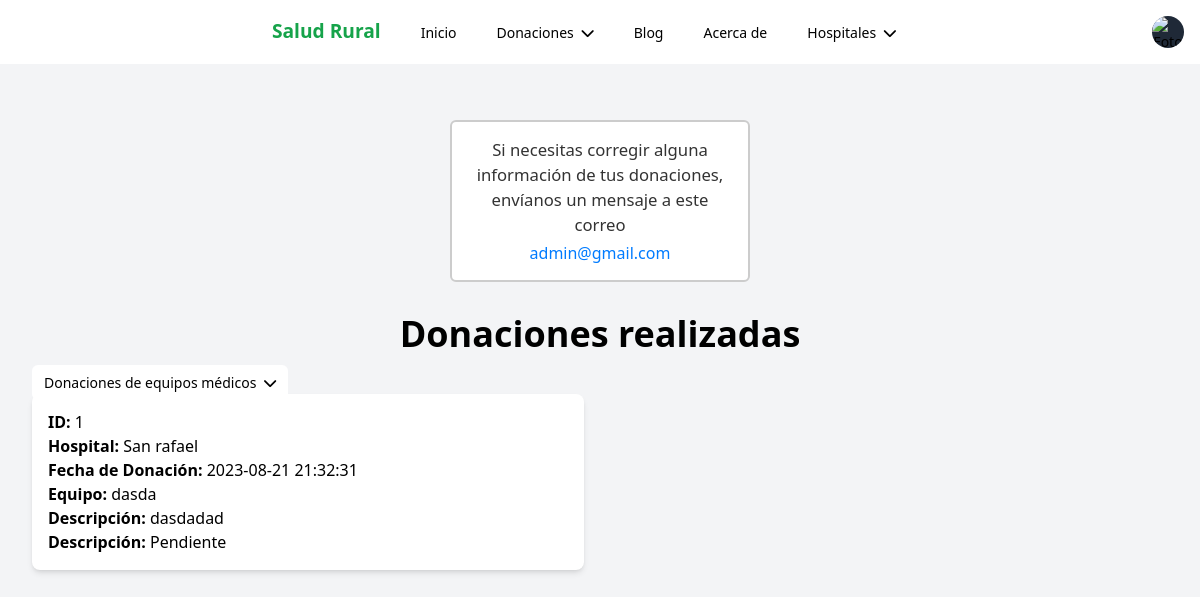
Screenshot of /donaciones-reali3.php (signed in) with the database file from the repository.
### tables this page shows
CREATE TABLE `equipo` (
  `id_donacion` int(11) NOT NULL,
  `id_hospital` int(11) DEFAULT NULL,
  `id_usuario` int(11) DEFAULT NULL,
  `nombre` varchar(100) NOT NULL,
  `correo` varchar(100) NOT NULL,
  `telefono` varchar(100) NOT NULL,
  `fecha` datetime NOT NULL,
  `equipo` varchar(100) NOT NULL,
  `cantidad` varchar(100) NOT NULL,
  `estado` varchar(50) DEFAULT 'Pendiente',
  `descripcion` text NOT NULL
);

CREATE TABLE `hospitales` (
  `id` int(11) NOT NULL,
  `nombre` varchar(70) NOT NULL,
  `descripcion` text NOT NULL,
  `lugar` text NOT NULL,
  `foto_hospital` blob DEFAULT NULL
);

### HTML/mostra-imagen.php (called while the page is built, shortened)
<?php
include_once 'db_connection.php';
if (isset($_SESSION['id'])) {
    $idUsuario = $_SESSION['id'];
    $consulta = "SELECT * FROM registro WHERE id = $idUsuario";
    $resultado = $conn->query($consulta);
    if ($resultado->num_rows > 0) {
        $usuario = $resultado->fetch_assoc();
        $imagen_predeterminada = "https://images.unsplash.com/photo-1472099645785-5658abf4ff4e?ixlib=rb-1.2.1&ixid=eyJhcHBfaWQiOjEyMDd9&auto=format&fit=facearea&facepad=2&w=256&h=256&q=80";
    }
} else {
    header("Location: iniciar_sesion.php");
    exit();
}
?>

### HTML/donaciones-reali3.php (the view, shortened to what this page needs)
<!DOCTYPE html>
<html>
<head>
    <script src="https://cdn.tailwindcss.com"></script>
    <link rel="stylesheet" href="https://cdnjs.cloudflare.com/ajax/libs/font-awesome/6.0.0-beta3/css/all.min.css">
</head>
<body class="bg-gray-100">
<nav class="bg-white p-4  w-full z-10 fixed">
        <div class="flex justify-between items-center">
            <ul class="flex space-x-4">
            <li><a href="Index.php" class="text-green-600 hover:bg-blue-600 hover:text-white rounded-md px-3 py-2 text-sm font-medium" style="font-size: 1.20em; font-weight: bold;" aria-current="page">Salud Rural</a></li>
                <li><a href="Index.php" class="text-black hover:bg-blue-600 hover:text-white rounded-md px-3 py-2 text-sm font-medium" aria-current="page">Inicio</a></li>
                <li class="relative">
                    <a href="#" class="text-black hover:bg-blue-600 hover:text-white rounded-md px-3 py-2 text-sm font-medium" id="donaciones-menu">
                        <span>Donaciones</span>
                        <i class="fas fa-chevron-down ml-1"></i>
                    </a>
                </li>
                <li><a href="blog.php" class="text-black hover:bg-blue-600 hover:text-white rounded-md px-3 py-2 text-sm font-medium">Blog</a></li>
                <li><a href="AcercaDe.php" class="text-black hover:bg-blue-600 hover:text-white rounded-md px-3 py-2 text-sm font-medium">Acerca de</a></li>
                <li class="relative">
                    <a href="#" class="text-black hover:bg-blue-600 hover:text-white rounded-md px-3 py-2 text-sm font-medium" id="hospitales-menu">
                        <span>Hospitales</span>
                        <i class="fas fa-chevron-down ml-1"></i>
                    </a>
                </li>
            </ul>
            <div class="relative">
                <button type="button" class="relative flex rounded-full bg-gray-800 text-sm focus:outline-none focus:ring-2 focus:ring-white focus:ring-offset-2 focus:ring-offset-gray-800" id="user-menu-button" aria-expanded="false" aria-haspopup="true">
                    <span class="absolute -inset-1.5"></span>
                    <?php include 'mostra-imagen.php'; ?>
                    <img src="<?php echo ($usuario['foto_perfil'] != '') ? $usuario['foto_perfil'] : $imagen_predeterminada; ?>" alt="Foto de perfil"  class="rounded-full h-8 w-8">
                </button>
            </div>
    </nav></br></br></br></br></br>
    <div class="cuadro">
        <p class="mensaje">Si necesitas corregir alguna información de tus donaciones, envíanos un mensaje a este correo</p>
        <a class="correo" href="mailto:admin@gmail.com">admin@gmail.com</a>
    </div>
    <div class="w-full max-w-mn p-8  mx-auto p-4">
        <h1 class="text-4xl font-bold mb-4 text-center">Donaciones realizadas</h1>
        <ul class="flex space-x-4 ">
                <li class="relative">
                    <a href="#" class="bg-white text-black hover:bg-blue-600 hover:text-white rounded-md px-3 py-2 text-sm font-medium" id="donaciones-menu-cate">
                        <span>Donaciones de equipos médicos</span>
                        <i class="fas fa-chevron-down ml-1"></i>
                    </a>
                </li>
        </ul>
        <?php
            $servername = "localhost";
            $username = "root";
            $password = "";
            $dbname = "saludrural";
            $conn = new mysqli($servername, $username, $password, $dbname);
            $usuarioId = $_SESSION['usuario_id'];
            $sql = "SELECT * FROM equipo WHERE id_usuario = $usuarioId";
            $resultado = $conn->query($sql);
            if ($resultado === false) {
                echo "Error en la consulta: " . $conn->error;
            } else {
                if ($resultado->num_rows > 0) {
                    echo '<div class="grid grid-cols-2 gap-8">';
                    while ($donacion = $resultado->fetch_assoc()) {
                        echo '<div class="bg-white p-4 rounded-lg shadow-md">';
                        echo '<div><span class="font-semibold">ID:</span> ' . $donacion['id_donacion'] . '</div>';
                        echo '<div><span class="font-semibold">Hospital:</span> ' . obtenerNombreHospital($conn, $donacion['id_hospital']) . '</div>';
                        echo '<div><span class="font-semibold">Fecha de Donación:</span> ' . $donacion['fecha'] . '</div>';
                        echo '<div><span class="font-semibold">Equipo:</span> ' . $donacion['equipo'] . '</div>';
                        echo '<div><span class="font-semibold">Descripción:</span> ' . $donacion['descripcion'] . '</div>';
                        echo '<div><span class="font-semibold">Descripción:</span> ' . $donacion['estado'] . '</div>';
                        echo '</div>';
                    }
                    echo '</div>';
                } else {
                    echo '<div class="text-center mt-4">No se encontraron donaciones para este usuario.</div>';
                }
            }
            function obtenerNombreHospital($conn, $id_hospital) {
                $sql = "SELECT nombre FROM hospitales WHERE id = $id_hospital";
                $resultado = $conn->query($sql);
                if ($resultado === false) {
                    return "Hospital Desconocido";
                } else {
                    if ($resultado->num_rows > 0) {
                        $nombre_hospital = $resultado->fetch_assoc()['nombre'];
                        return $nombre_hospital;
                    } else {
                        return "Hospital Desconocido";
                    }
                }
            }
            ?>
    </div>
</body>
</html>

### HTML/donaciones-reali3.php (style rules this page uses)
body { justify-content: center; min-height: 100vh; }
.cuadro { border: 2px solid #ccc; background-color: #fff; text-align: center; max-width: 80%; padding: 15px; margin: 0 auto; width: 300px; border-radius: 6px; }
.mensaje { font-size: 16.7px; color: #333; margin-bottom: 3.8px; }
.correo { font-size: 16px; color: #007bff; text-decoration: none; }

### rows the page displays
equipo: id_donacion "1", id_hospital.nombre "San rafael", fecha "2023-08-21 21:32:31", equipo "dasda", descripcion "dasdadad", estado "Pendiente"
